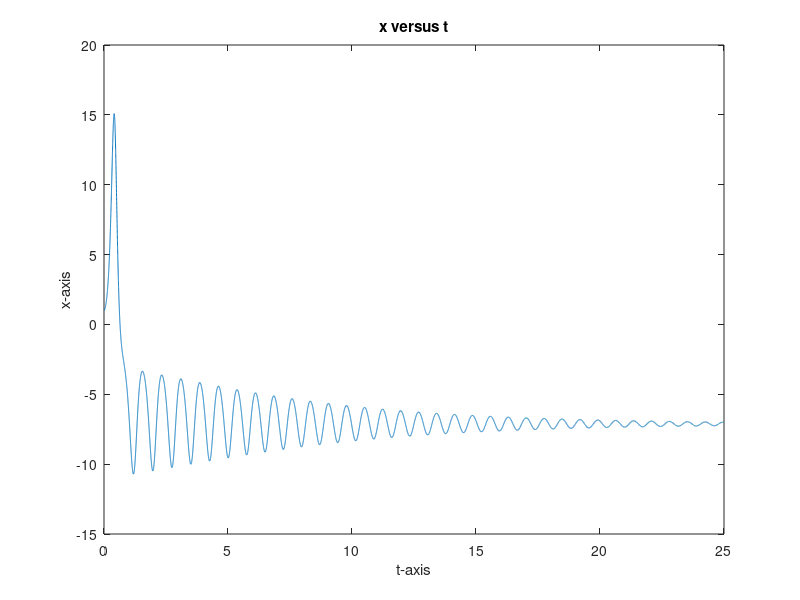
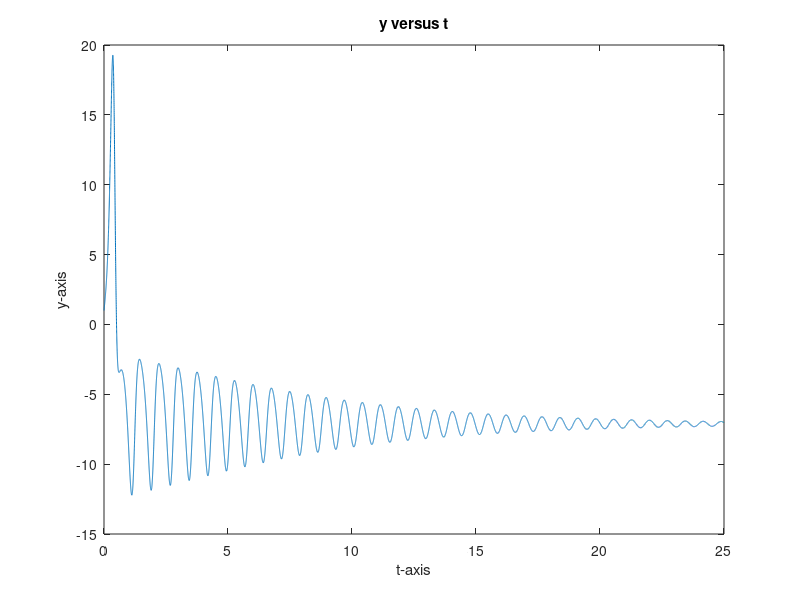
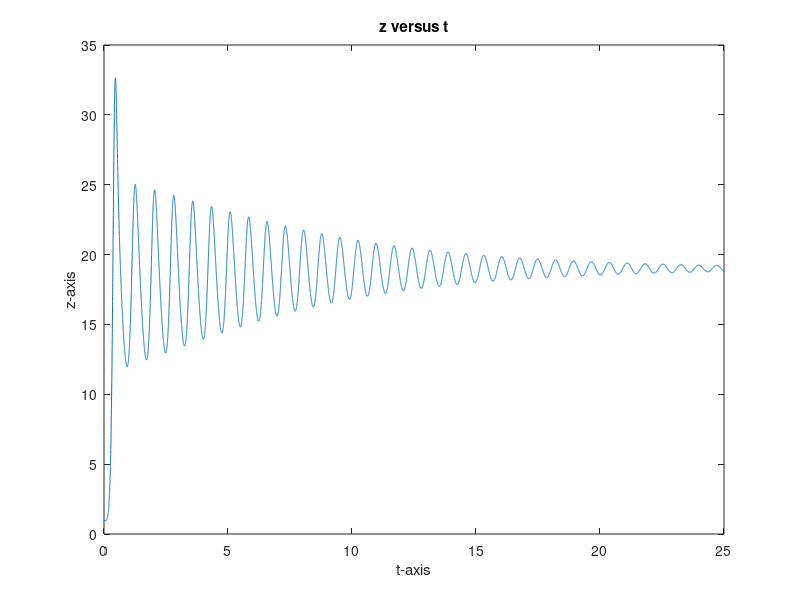
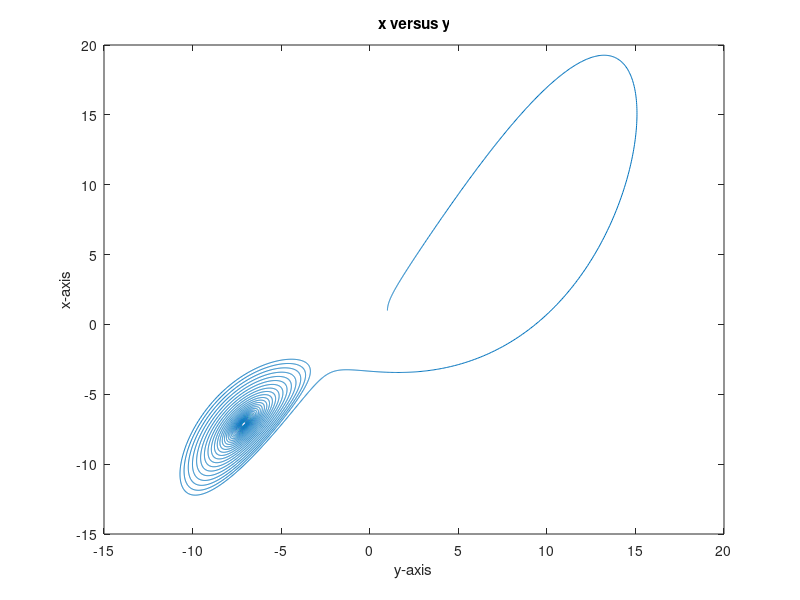

These figures' MATLAB source, in order:
clear
%Initialize
h = 0.001;
t = 0:h:25;
r = 20;
%Assign initial condition
[x(1),y(1),z(1)] = deal(1);
%Construct ODE function
dx = @(t,x,y,z) 10*(y-x); 
dy = @(t,x,y,z) r*x-y-x*z;
dz = @(t,x,y,z) x*y-(8/3)*z;

%4th-order Runge-Kutta method
for i=1:(length(t)-1)
    
    xk1 = dx(t(i),x(i),y(i),z(i));
    yk1 = dy(t(i),x(i),y(i),z(i));
    zk1 = dz(t(i),x(i),y(i),z(i));

    xk2=dx((t(i)+h*0.5),(x(i)+0.5*xk1*h),(y(i)+(0.5*yk1*h)),(z(i)+(0.5*zk1*h)));
    yk2=dy((t(i)+h*0.5),(x(i)+0.5*xk1*h),(y(i)+(0.5*yk1*h)),(z(i)+(0.5*zk1*h)));
    zk2=dz((t(i)+h*0.5),(x(i)+0.5*xk1*h),(y(i)+(0.5*yk1*h)),(z(i)+(0.5*zk1*h)));    
    
    xk3=dx((t(i)+h*0.5),(x(i)+0.5*xk2*h),(y(i)+(0.5*yk2*h)),(z(i)+(0.5*zk2*h)));
    yk3=dy((t(i)+h*0.5),(x(i)+0.5*xk2*h),(y(i)+(0.5*yk2*h)),(z(i)+(0.5*zk2*h)));
    zk3=dz((t(i)+h*0.5),(x(i)+0.5*xk2*h),(y(i)+(0.5*yk2*h)),(z(i)+(0.5*zk2*h)));  
    
    xk4=dx(t(i)+h,(x(i)+xk3*h),(y(i)+yk3*h),(z(i)+zk3*h));
    yk4=dy(t(i)+h,(x(i)+xk3*h),(y(i)+yk3*h),(z(i)+zk3*h));
    zk4=dz(t(i)+h,(x(i)+xk3*h),(y(i)+yk3*h),(z(i)+zk3*h));

    x(i+1) = x(i) + h*(xk1+2*xk2+2*xk3+xk4)/6;
    y(i+1) = y(i) + h*(yk1+2*yk2+2*yk3+yk4)/6;
    z(i+1) = z(i) + h*(zk1+2*zk2+2*zk3+zk4)/6;
end

%plot
figure
plot(t,x)
title('x versus t')
xlabel('t-axis')
ylabel('x-axis')

figure
plot(t,y)
title('y versus t')
xlabel('t-axis')
ylabel('y-axis')

figure
plot(t,z)
title('z versus t')
xlabel('t-axis')
ylabel('z-axis')

figure
plot(x,y)
title('x versus y')
xlabel('y-axis')
ylabel('x-axis')

figure
plot(x,z)
title('x versus z')
xlabel('z-axis')
ylabel('x-axis')

figure
plot(y,z)
title('y versus z')
xlabel('z-axis')
ylabel('y-axis')

